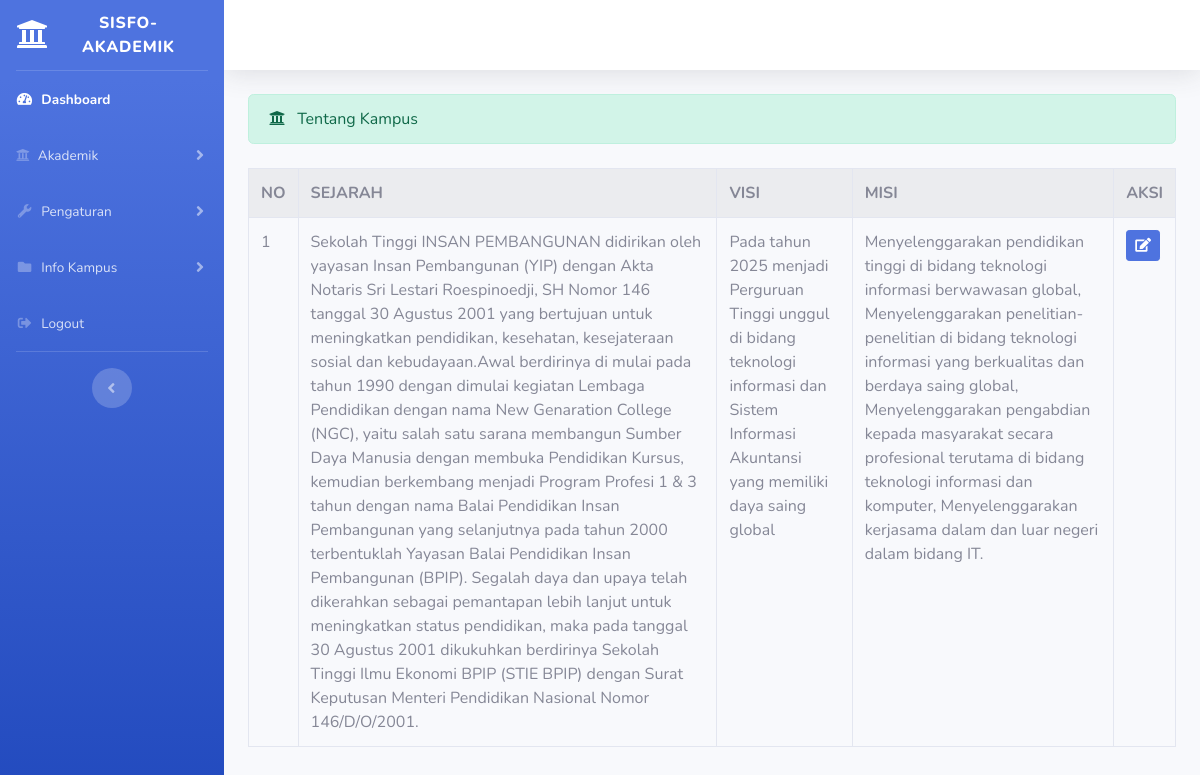
The app's page /index.php/administrator/tentang_kampus with its own data.
### tables this page shows
CREATE TABLE `tentang_kampus` (
  `id_tentang_kampus` int(11) NOT NULL,
  `sejarah` varchar(1000) NOT NULL,
  `visi` varchar(250) NOT NULL,
  `misi` varchar(500) NOT NULL
);

### application/controllers/administrator/tentang_kampus.php (called while the page is built, shortened)
<?php
class Tentang_kampus extends CI_Controller {
	public function index()
	{
        $data['tentang'] = $this->tentang_model->tampil_data('tentang_kampus')->result();
        $this->load->view('templates_administrator/header');
        $this->load->view('templates_administrator/sidebar');
        $this->load->view('administrator/tentang_kampus', $data);
        $this->load->view('templates_administrator/footer');
    }
}

### index.php (called while the page is built, shortened)
<?php
require_once BASEPATH.'core/CodeIgniter.php';

### application/models/tentang_model.php (called while the page is built, shortened)
<?php
class Tentang_model extends CI_Model {
    public function tampil_data($table)
    {
        return $this->db->get($table);
    }
}

### application/views/administrator/tentang_kampus.php (the view, shortened to what this page needs)
<div class="container-fluid">
<div class="alert alert-success" role="alert">
    <i class="fas fa-university mr-2"></i> Tentang Kampus
    </div>
    <table class="table table-bordered table-striped table-hover mt-4">
        <tr>
         <th width="20px">NO</th>
         <th>SEJARAH</th>
         <th>VISI</th>
         <th>MISI</th>
         <th class="text-center">AKSI</th>
        </tr>
        <?php $no = 1; ?>
        <?php foreach ($tentang as $ttg) : ?>
            <tr>
                <td width="20px"><?= $no; ?></td>
                <td><?= $ttg->sejarah; ?></td>
                <td><?= $ttg->visi; ?></td>
                <td><?= $ttg->misi; ?></td>
                <td width="20px"><?= anchor('administrator/tentang_kampus/update/'.$ttg->id_tentang_kampus, '<div class="btn btn-sm btn-primary"><i class="fa fa-edit"><i></div>'); ?></td>
            </tr>
            <?php $no++; ?>
        <?php endforeach; ?>
    </table>
</div>

### records on screen
tentang_kampus: sejarah "Sekolah Tinggi INSAN PEMBANGUNAN didirikan oleh yayasan Insan Pembangunan (YIP) dengan Akta Notaris Sri Lestari Roespinoedji, SH Nomor 146 tanggal 30 Agustus 2001 yang bertujuan untuk meningkatkan pendidikan, kesehatan, kesejateraan sosial dan kebudayaan.Awal berdirinya di mulai pada tahun 1990 dengan dimulai kegiatan Lembaga Pendidikan dengan nama New Genaration College (NGC), yaitu salah satu sarana membangun Sumber Daya Manusia dengan membuka Pendidikan Kursus, kemudian berkembang menjadi Program Profesi 1 & 3 tahun dengan nama Balai Pendidikan Insan Pembangunan yang selanjutnya pada tahun 2000 terbentuklah Yayasan Balai Pendidikan Insan Pembangunan (BPIP). Segalah daya dan upaya telah…", visi "Pada tahun 2025 menjadi Perguruan Tinggi unggul di bidang teknologi informasi dan Sistem Informasi Akuntansi yang memiliki daya saing global", misi "Menyelenggarakan pendidikan tinggi di bidang teknologi informasi berwawasan global, Menyelenggarakan penelitian-penelitian di bidang teknologi informasi yang berkualitas dan berdaya saing global, Menyelenggarakan pengabdian kepada masyarakat secara profesional terutama di bidang teknologi informasi dan komputer, Menyelenggarakan kerjasama dalam dan luar negeri dalam bidang IT."
